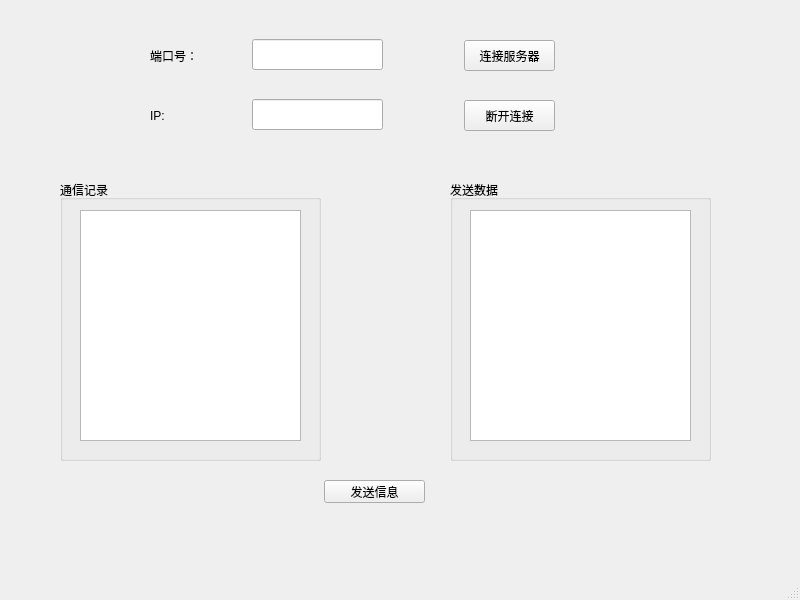
<?xml version="1.0" encoding="UTF-8"?>
<ui version="4.0">
 <class>MainWindow</class>
 <widget class="QMainWindow" name="MainWindow">
  <property name="geometry">
   <rect>
    <x>0</x>
    <y>0</y>
    <width>800</width>
    <height>600</height>
   </rect>
  </property>
  <property name="windowTitle">
   <string>MainWindow</string>
  </property>
  <widget class="QWidget" name="centralwidget">
   <widget class="QWidget" name="widget" native="true">
    <property name="geometry">
     <rect>
      <x>60</x>
      <y>10</y>
      <width>691</width>
      <height>81</height>
     </rect>
    </property>
    <widget class="QLabel" name="label">
     <property name="geometry">
      <rect>
       <x>90</x>
       <y>40</y>
       <width>54</width>
       <height>12</height>
      </rect>
     </property>
     <property name="text">
      <string>端口号：</string>
     </property>
    </widget>
    <widget class="QLineEdit" name="port">
     <property name="geometry">
      <rect>
       <x>192</x>
       <y>29</y>
       <width>131</width>
       <height>31</height>
      </rect>
     </property>
    </widget>
    <widget class="QPushButton" name="connect_to_server">
     <property name="geometry">
      <rect>
       <x>404</x>
       <y>30</y>
       <width>91</width>
       <height>31</height>
      </rect>
     </property>
     <property name="text">
      <string>连接服务器</string>
     </property>
    </widget>
   </widget>
   <widget class="QGroupBox" name="groupBox">
    <property name="geometry">
     <rect>
      <x>60</x>
      <y>180</y>
      <width>261</width>
      <height>281</height>
     </rect>
    </property>
    <property name="title">
     <string>通信记录</string>
    </property>
    <widget class="QTextEdit" name="record">
     <property name="geometry">
      <rect>
       <x>20</x>
       <y>30</y>
       <width>221</width>
       <height>231</height>
      </rect>
     </property>
    </widget>
   </widget>
   <widget class="QGroupBox" name="groupBox_2">
    <property name="geometry">
     <rect>
      <x>450</x>
      <y>180</y>
      <width>261</width>
      <height>281</height>
     </rect>
    </property>
    <property name="title">
     <string>发送数据</string>
    </property>
    <widget class="QTextEdit" name="client_msg">
     <property name="geometry">
      <rect>
       <x>20</x>
       <y>30</y>
       <width>221</width>
       <height>231</height>
      </rect>
     </property>
    </widget>
   </widget>
   <widget class="QWidget" name="widget_2" native="true">
    <property name="geometry">
     <rect>
      <x>240</x>
      <y>470</y>
      <width>291</width>
      <height>51</height>
     </rect>
    </property>
    <widget class="QPushButton" name="send_msg">
     <property name="geometry">
      <rect>
       <x>84</x>
       <y>10</y>
       <width>101</width>
       <height>23</height>
      </rect>
     </property>
     <property name="text">
      <string>发送信息</string>
     </property>
    </widget>
   </widget>
   <widget class="QWidget" name="widget_3" native="true">
    <property name="geometry">
     <rect>
      <x>60</x>
      <y>70</y>
      <width>691</width>
      <height>81</height>
     </rect>
    </property>
    <widget class="QLabel" name="label_2">
     <property name="geometry">
      <rect>
       <x>90</x>
       <y>40</y>
       <width>54</width>
       <height>12</height>
      </rect>
     </property>
     <property name="text">
      <string>IP:</string>
     </property>
    </widget>
    <widget class="QLineEdit" name="ip">
     <property name="geometry">
      <rect>
       <x>192</x>
       <y>29</y>
       <width>131</width>
       <height>31</height>
      </rect>
     </property>
    </widget>
    <widget class="QPushButton" name="disconnect_to_server">
     <property name="geometry">
      <rect>
       <x>404</x>
       <y>30</y>
       <width>91</width>
       <height>31</height>
      </rect>
     </property>
     <property name="text">
      <string>断开连接</string>
     </property>
    </widget>
   </widget>
  </widget>
  <widget class="QMenuBar" name="menubar">
   <property name="geometry">
    <rect>
     <x>0</x>
     <y>0</y>
     <width>800</width>
     <height>23</height>
    </rect>
   </property>
  </widget>
  <widget class="QStatusBar" name="statusbar"/>
 </widget>
 <resources/>
 <connections/>
</ui>
